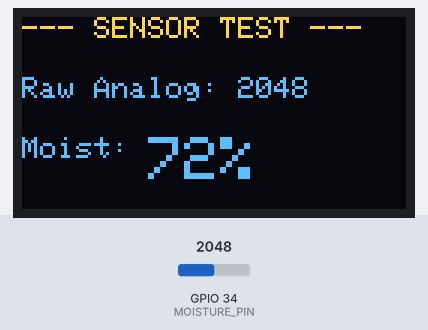
Simulated run of this sketch. Board: ESP32. Parts: 128×64 one-colour display. The test bench sets the inputs (shaded band); at power-on: GPIO 34 (MOISTURE_PIN) = 2048. The OLED is the two-colour kind (top 16 rows yellow); what the sketch prints to the serial monitor is not drawn.

Above: at 3.2 s.
3.3 s: GPIO 34 (MOISTURE_PIN) set to 2866
At 4.2 s:
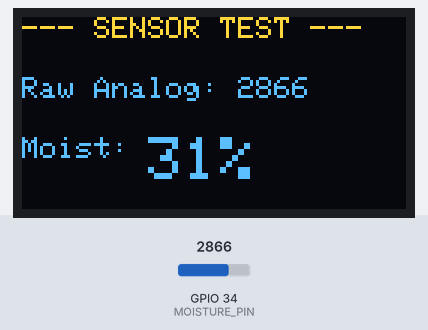
5.1 s: GPIO 34 (MOISTURE_PIN) set to 3603
At 5.9 s:
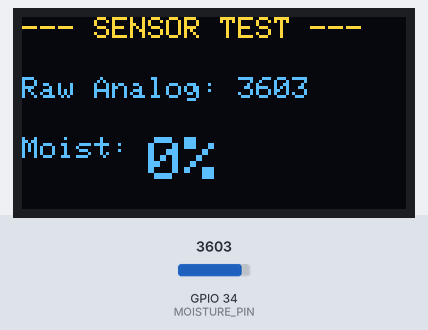
6.7 s: GPIO 34 (MOISTURE_PIN) set to 4095
At 7.4 s:
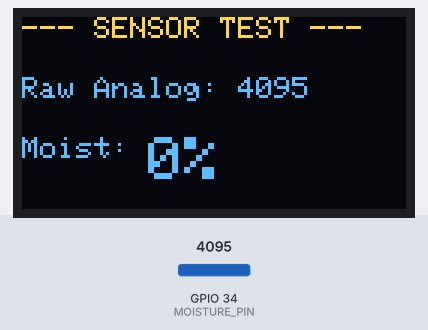
Timing chart, 0 to 9.7 s (numbered marks = the images above; inputs shaded):
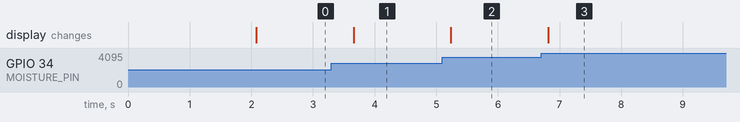

Measured:
- after the input at 3.3 s, the display: changes after 0.36 s (image 1)
- after the input at 5.1 s, the display: changes after 0.14 s (image 2)
- after the input at 6.7 s, the display: changes after 0.11 s (image 3)

The sketch:

test_prototype.ino
```cpp
#include <Wire.h>
#include <Adafruit_GFX.h>
#include <Adafruit_SSD1306.h>

#define MOISTURE_PIN 34
#define I2C_SDA 21
#define I2C_SCL 22

#define SCREEN_WIDTH 128
#define SCREEN_HEIGHT 64
#define OLED_RESET -1

Adafruit_SSD1306 display(SCREEN_WIDTH, SCREEN_HEIGHT, &Wire, OLED_RESET);

// Default calibration values (you can adjust these later)
int AIR_VAL = 3500;
int WATER_VAL = 1500;

void setup() {
  Serial.begin(115200);
  pinMode(MOISTURE_PIN, INPUT);

  // Explicitly initialize I2C pins for DOIT ESP32 DevKit V1
  Wire.begin(I2C_SDA, I2C_SCL);

  // Initialize the OLED
  if(!display.begin(SSD1306_SWITCHCAPVCC, 0x3C)) {
    Serial.println(F("OLED initialization failed!"));
    for(;;); // Loop forever if OLED fails
  }

  display.clearDisplay();
  display.setTextSize(2);
  display.setTextColor(SSD1306_WHITE);
  display.setCursor(0,0);
  display.println("Hardware");
  display.println("Test OK!");
  display.display();
  delay(2000);
}

void loop() {
  // Read the analog signal from the moisture sensor
  int sensorValue = analogRead(MOISTURE_PIN);

  // Convert Raw signal to a 0-100% scale
  int percent = map(sensorValue, AIR_VAL, WATER_VAL, 0, 100);

  // Constrain the percentage so it doesn't go below 0 or above 100
  if(percent < 0) percent = 0;
  if(percent > 100) percent = 100;

  // Print to the Arduino IDE Serial Monitor (Tools > Serial Monitor)
  Serial.print("Raw Value: ");
  Serial.print(sensorValue);
  Serial.print("  | Moisture: ");
  Serial.print(percent);
  Serial.println("%");

  // Output to the OLED Display
  display.clearDisplay();

  display.setTextSize(1);
  display.setCursor(0,0);
  display.println("--- SENSOR TEST ---");

  display.setCursor(0, 20);
  display.print("Raw Analog: ");
  display.println(sensorValue);

  display.setCursor(0, 40);
  display.print("Moist: ");
  display.setTextSize(2);
  display.print(percent);
  display.println("%");

  display.display();

  // Update the screen every half second
  delay(500);
}
```
